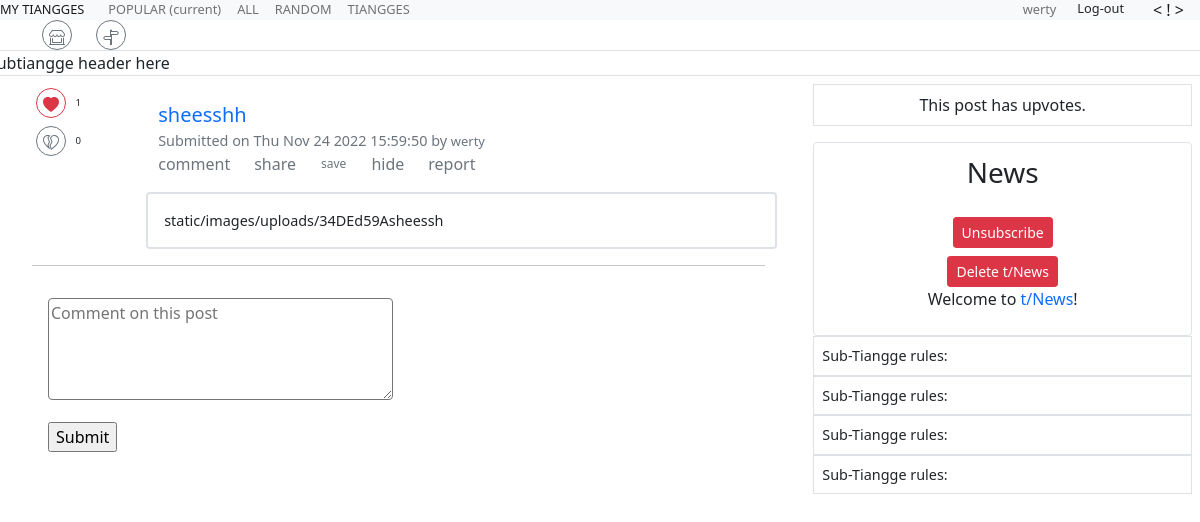
The page /t/News/34DEd59A/sheesshh (signed in) on the database its author committed.
### tables this page shows
CREATE TABLE "users" (
	"id"	INTEGER NOT NULL UNIQUE,
	"email"	TEXT NOT NULL,
	"username"	TEXT NOT NULL,
	"password"	TEXT NOT NULL,
	"privileges"	TEXT,
	"avatar"	TEXT,
	PRIMARY KEY("id" AUTOINCREMENT)
);

CREATE TABLE "posts" (
	"id"	INTEGER NOT NULL UNIQUE,
	"title"	TEXT NOT NULL,
	"content"	TEXT,
	"content_type"	TEXT,
	"date_created"	NUMERIC,
	"user_id"	INTEGER,
	"like"	INTEGER,
	"dislike"	INTEGER,
	"total"	INTEGER,
	"ratio"	INTEGER,
	PRIMARY KEY("id" AUTOINCREMENT),
	FOREIGN KEY("user_id") REFERENCES "users"("id") ON UPDATE CASCADE ON DELETE CASCADE
);

CREATE TABLE "tiangges" (
	"id"	INTEGER NOT NULL UNIQUE,
	"name"	TEXT NOT NULL UNIQUE,
	"subscribers"	INTEGER,
	"date_created"	NUMERIC,
	"banner"	TEXT,
	"icon"	TEXT,
	PRIMARY KEY("id" AUTOINCREMENT)
);

### main.py (the view)
@app.route('/t/<name>/<hexcd>/<title>')
def post(name, hexcd, title):
    profile_data = Profile_Data(session['user'])
    tiangge_data = Tiangge_Data(name)
    tiangges = select_tiangge()
    cmmnt_cntr = comment_counter(name)
    for tiangge in tiangges:
        if tiangge['name'] == name:
            id = tiangge['id']
            name = tiangge['name']
    posts = select_post_with_tiangge(id)
    for post in posts:
        if post['title'] == title and post['hex_cd'] == hexcd:
            post_id = post['id']
            title = post['title']
            content = post['content']
            hexcd = post['hex_cd']
            poster_id = post['user_id']
            uploader = post['username']
            date_created = post['date_created']
    comments = select_post_comment(id, post_id)
    if 'user' in session:
        user_logged = 'True'
        user_ids = username_id_grab(session['user'])
        for user_id in user_ids:
            user_id = user_id
        user_approvals = users_approvals(user_id, name)
        user_saved = users_saved(user_id, name)
        pvt_user_subr = confirm_pivot_user_tiangge(user_id, id)
        cnfrm_in_pvt = bool(pvt_user_subr)
        return render_template('post.html', tiangges=tiangges, id=id, name=name, user_id=user_id,
                               cnfrm_in_pvt=cnfrm_in_pvt, user_logged=user_logged, posts=posts, title=title,
                               hexcd=hexcd, content=content, post_id=post_id, poster_id=poster_id,
                               comments=comments, user_approvals=user_approvals, uploader=uploader,
                               date_created=date_created, cmmnt_cntr=cmmnt_cntr, user_saved=user_saved,
                               profile_data=profile_data, tiangge_data=tiangge_data)
    elif 'user' not in session:
        user_logged = 'False'
        return render_template('post.html', tiangges=tiangges, id=id, name=name, uploader=uploader,
                               user_logged=user_logged, posts=posts, title=title, hexcd=hexcd,
                               content=content, post_id=post_id, poster_id=poster_id, comments=comments,
                               date_created=date_created, cmmnt_cntr=cmmnt_cntr)

### templates/post.html (shortened to what this page needs)
{% extends 'base.html' %}
{% block content %}
<div class="gap-2">
    <div class="row border ">
       subtiangge header here
    </div>
    <div class="row p-2">
        <div class="col-sm-8">
            <div class="container">
                <div class = "row">
                    <div class="col-12 col-sm-2">
                        {% for post in posts %}
                            {% if post.id == post_id %}
                                {% if user_logged == 'True' %}
                                    <form action="{{ url_for('cntnt_pprvl_process', name=name, title=post.title, hexcd=post.hex_cd)}}" method="post">
                                            <div class="gap-2 ">
                                                {% for post_id, approval_type in user_approvals.items() %}
                                                    {% if post_id == post.id %}
                                                        {% if approval_type == 1 %}
                                                            <div class="row p-1">
                                                                <div class="col-12 col-sm-4">
                                                                    <button type="submit" class="btn btn-outline-danger btn-circle" name="approval" value="approve">
                                                                        <svg xmlns="http://www.w3.org/2000/svg" width="16" height="16" fill="currentColor" class="bi bi-heart-fill" viewBox="0 0 16 16">
                                                                          <path fill-rule="evenodd" d="M8 1.314C12.438-3.248 23.534 4.735 8 15-7.534 4.736 3.562-3.248 8 1.314z"/>
                                                                        </svg>
                                                                    </button>
                                                                </div>
                                                                <div class="col fs-8 my-2">
                                                                    {{post.like}}
                                                                </div>
                                                            </div>
                                                            <div class="row p-1">
                                                                <div class="col-12 col-sm-4">
                                                                    <button type="submit" class="btn btn-outline-secondary btn-circle" name="approval" value="disapprove">
                                                                    </button>
                                                                </div>
                                                                <div class="col fs-8 my-2">
                                                                    {{post.dislike}}
                                                                </div>
                                                            </div>
                                                        {% endif %}
                                                    {% endif %}
                                                {% endfor %}
                                            </div>
                                    </form>
                                {% endif %}
                            {% endif %}
                        {% endfor %}
                    </div>
                    <div class="col-12 col-sm-10 py-3">
                        <div>
                            <a href="" class="text-decoration-none lead">
                                {{ title }}
                            </a>
                        </div>
                        <div class="fs-65 text-secondary lead">
                            Submitted on {{ date_created }} by
                            <a href="" class="text-decoration-none text-secondary fs-65 lead">
                                {{ uploader }}
                            </a>
                        </div>
                        <div class="row">
                            <div class="col-auto">
                                {% for post_ids, count in cmmnt_cntr.items() %}
                                    {% if post_ids == post_id %}
                                        <a href="{{ url_for('post', name = name, hexcd = hexcd, title = title)}}" class="text-decoration-none lead fs-6 text-secondary">
                                            {% if count > 1 %}
                                                {{count}} comments
                                            {% elif count == 1 %}
                                                {{count}} comment
                                            {% elif count == 0 %}
                                                comment
                                        {% endif %}
                                        </a>
                                    {% endif %}
                                {% endfor %}
                            </div>
                            <div class="col-auto fs-6">
                                <a href="" class="text-decoration-none lead fs-6 text-secondary">
                                    share
                                </a>
                            </div>
                            <div class="col-auto fs-65">
                                {% if user_logged == 'True' %}
                                    {% for post_ids, saved in user_saved.items() %}
                                        {% if post_id == post_ids %}
                                            {% if saved == 'Saved' %}
                                                <form action="{{ url_for('unsave_post_process')}}" method="post">
                                                    <input name="post_id" value="{{post_id}}" readonly hidden>
                                                    <button type="submit" value="Unsave" class="btn btn-link btn-cstm-sm text-decoration-none text-secondary lead">unsave</button>
                                                </form>
                                            {% elif saved == 'Unsaved' %}
                                                <form action="{{ url_for('save_post_process') }}" method="post">
                                                    <button type="submit" value="Save" class="btn btn-link btn-cstm-sm text-decoration-none text-secondary lead">save</button>
                                                </form>
                                            {% endif %}
                                        {% endif %}
                                    {% endfor %}
                                {% elif user_logged == 'False' %}
                                    <form action="{{ url_for('login')}}" method="post">
                                        <button type="submit" value="Save" class="btn btn-link btn-cstm-sm text-decoration-none text-secondary lead">Save</button>
                                    </form>
                                {% endif %}
                            </div>
                            <div class="col-auto fs-65">
                                <a href="" class="text-decoration-none lead fs-6 text-secondary">
                                    hide
                                </a>
                            </div>
                            <div class="col-auto fs-6">
                                <a href="" class="text-decoration-none lead fs-6 text-secondary">
                                    report
                                </a>
                            </div>
                        </div>
                    </div>
                </div>
                <div class="row">
                    <div class="col-sm-2">
                    </div>
                    <div class="col fs-65 border border-2 rounded ">
                        <p class="pt-3 px-1" style="">
                            {{content}}
                        </p>
                    </div>
                </div>
                <hr/>
                <div class="py-3 px-3">
                    <form action="{{ url_for('comment_process', name=name, hexcd=hexcd, title=title) }}" method="post">
                        <div>
                            <p>
                            <textarea class="rounded" id="post_comment" name="post_comment" placeholder="Comment on this post" maxlength="40000" rows="4" cols="35%"></textarea>
                            </p>
                        </div>
                        <div>
                           <input type="submit" value="Submit">
                        </div>
                        <div class="py-2">
                        </div>
                    </form>
                </div>
            </div>
        </div>
        <div class="col-sm-4 gap-2">
            <div class="border p-2 text-center">
                This post has {{ approval_percentage }} upvotes.
            </div>
            <div class="p-2">
            </div>
            <div class=" position-relative text-center gap-2 border rounded ">
                <div class="p-2">
                    <p class="fs-3">
                        {{name}}
                    </p>
                    <div class="p-2">
                        <form action="{{ url_for('subscribe_process', name=name) }}" method="post">
                            {% if cnfrm_in_pvt == False %}
                                <input type="text" name="subscribe_process" value="subscribe" hidden readonly>
                                <button type="submit" class="btn btn-primary btn-sm">Subscribe</button>
                            {% elif cnfrm_in_pvt == True %}
                                <button type="submit" class="btn btn-danger btn-sm">Unsubscribe</button>
                            {% endif %}
                        </form>
                    </div>
                    <div>
                        {% if user_logged == 'False' %}
                            {{skip}}
                        {% elif user_logged == 'True' %}
                            <form action="{{ url_for('tiangge_delete') }}" method="post">
                                <button type="submit" class="btn btn-danger btn-sm">Delete t/{{ name }}</button>
                            </form>
                        {% endif %}
                    </div>
                    <p class="fs-6">
                        Welcome to <a href="{{ url_for('tiangge', name=name) }}" class="text-decoration-none"> t/{{name}}</a>!
                    </p>
                </div>
            </div>
            <div class="border p-2 fs-65">
                Sub-Tiangge rules:
            </div>
            <div class="border p-2 fs-65">
                Sub-Tiangge rules:
            </div>
            <div class="border p-2 fs-65">
                Sub-Tiangge rules:
            </div>
            <div class="border p-2 fs-65">
                Sub-Tiangge rules:
            </div>
        </div>
    </div>
</div>
{% endblock %}

### templates/dashboard.html (shortened to what this page needs)
{% block content %}
  <nav class="navbar navbar-expand-lg navbar-light bg-light navbar-custom">
    <a class="navbar-brand font-size-small" href="#">
      MY TIANGGES
    </a>
    <div class="collapse navbar-collapse" id="navbarText">
      <ul class="navbar-nav mr-auto">
        <li class="nav-item">
          <a class="nav-link font-size-small" href="#">POPULAR <span class="sr-only">(current)</span></a>
        </li>
        <li class="nav-item">
          <a class="nav-link font-size-small" href="#">ALL</a>
        </li>
        <li class="nav-item">
          <a class="nav-link font-size-small" href="#">RANDOM</a>
        </li>
        <li class="nav-item">
          <a class="nav-link font-size-small" href="{{url_for('tiangge_list')}}">TIANGGES</a>
        </li>
      </ul>
    </div>
    <div>
      {% if 'user' not in session %}
        <div>
           <a href="{{url_for('login')}}" class="nav-link font-size-small"> Log-in </a>
        </div>
      {% elif 'user' in session %}
          <div>
            <ul class="navbar-nav mr-auto">
              <li class="nav-item">
                <a href="{{url_for('profile_submitted', profile_name= session.user)}}" class="nav-link font-size-small">
                  {{session.user}}
                </a>
              </li>
              <li class="nav-item">
                <form action="{{url_for('logout_process')}}" method="post">
                    <input type="submit" value="Log-out" class="btn-default btn btn-xs font-size-small">
                </form>
              </li>
            </ul>
          </div>
      {% endif %}
    </div>
    <form class="form-inline">
      <span class="navbar-text">
          {% if 'user' not in session %}
            <a class="nav-link" href="{{ url_for('login')}}">< ! ></a>
          {% elif 'user' in session %}
            <a class="nav-link" href="{{ url_for('tiangge_register')}}">< ! ></a>
          {% endif %}
      </span>
    </form>
  </nav>
{% endblock %}

### rows shown on the page
users: user "werty", username "werty"
posts: like "1", dislike "0", title "sheesshh", date_created "Thu Nov 24 2022 15:59:50", content "static/images/uploads/34DEd59Asheessh"
tiangges: name "News"
